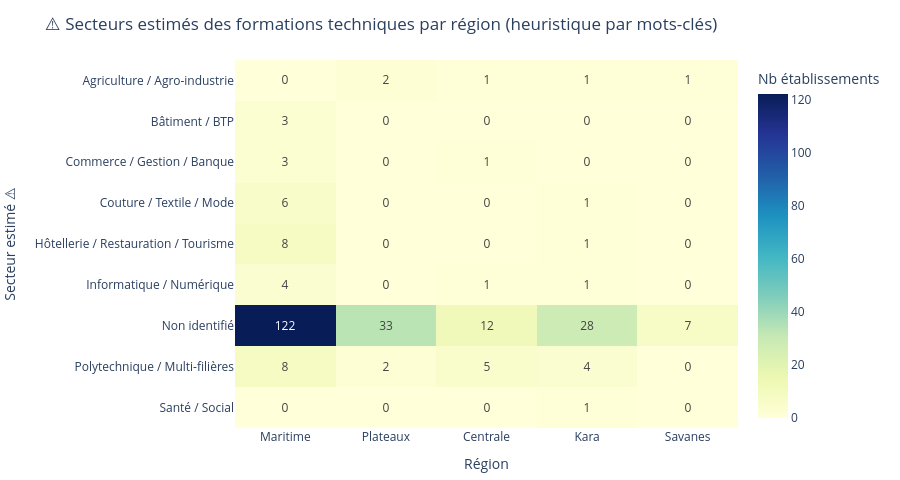

Write notebook code for a chart like this one.
### Markdown cell above
### 4.3 Spécialités disponibles ⚠️ (estimation heuristique par mots-clés)

> ⚠️ Le champ *spécialité* n'existe pas dans l'extraction fournie. Le secteur ci-dessous est **déduit du nom de
> l'établissement** par détection de mots-clés (cf. §2.2). Une large part des établissements reste **« non
> identifiée »** faute d'indice textuel suffisant — c'est un résultat honnête, pas une lacune du code.

### Code cell
sector_region = pd.crosstab(df_etab["region_nom_bdd"], df_etab["secteur_estime"])
sector_region = sector_region.reindex(REGIONS)

fig = px.imshow(
    sector_region.T, text_auto=True, aspect="auto",
    color_continuous_scale="YlGnBu",
    labels=dict(x="Région", y="Secteur estimé ⚠️", color="Nb établissements"),
    title="⚠️ Secteurs estimés des formations techniques par région (heuristique par mots-clés)",
)
fig.update_layout(height=480, margin=dict(t=60, b=10))
fig.show()

sector_share = df_etab["secteur_estime"].value_counts(normalize=True).mul(100).round(1)
print("Part des établissements par secteur estimé (Togo entier) :")
display(sector_share.rename("part (%)"))

### Figure 1 — Plotly figure (JSON) as saved in the notebook; plotly's stock layout.template omitted (floating-point values rounded to 4 significant figures)
{"data": [{"coloraxis": "coloraxis", "hovertemplate": "Région: %{x}<br>Secteur estimé ⚠️: %{y}<br>Nb établissements: %{z}<extra></extra>", "name": "0", "texttemplate": "%{z}", "type": "heatmap", "x": ["Maritime", "Plateaux", "Centrale", "Kara", "Savanes"], "xaxis": "x", "y": ["Agriculture / Agro-industrie", "Bâtiment / BTP", "Commerce / Gestion / Banque", "Couture / Textile / Mode", "Hôtellerie / Restauration / Tourisme", "Informatique / Numérique", "Non identifié", "Polytechnique / Multi-filières", "Santé / Social"], "yaxis": "y", "z": [[0, 2, 1, 1, 1], [3, 0, 0, 0, 0], [3, 0, 1, 0, 0], [6, 0, 0, 1, 0], [8, 0, 0, 1, 0], [4, 0, 1, 1, 0], [122, 33, 12, 28, 7], [8, 2, 5, 4, 0], [0, 0, 0, 1, 0]]}], "layout": {"coloraxis": {"autocolorscale": false, "colorbar": {"title": {"text": "Nb établissements"}}, "colorscale": [[0.0, "rgb(255,255,217)"], [0.125, "rgb(237,248,177)"], [0.25, "rgb(199,233,180)"], [0.375, "rgb(127,205,187)"], [0.5, "rgb(65,182,196)"], [0.625, "rgb(29,145,192)"], [0.75, "rgb(34,94,168)"], [0.875, "rgb(37,52,148)"], [1.0, "rgb(8,29,88)"]]}, "height": 480, "margin": {"b": 10, "t": 60}, "title": {"text": "⚠️ Secteurs estimés des formations techniques par région (heuristique par mots-clés)"}, "xaxis": {"anchor": "y", "domain": [0.0, 1.0], "title": {"text": "Région"}}, "yaxis": {"anchor": "x", "autorange": "reversed", "domain": [0.0, 1.0], "title": {"text": "Secteur estimé ⚠️"}}}}
